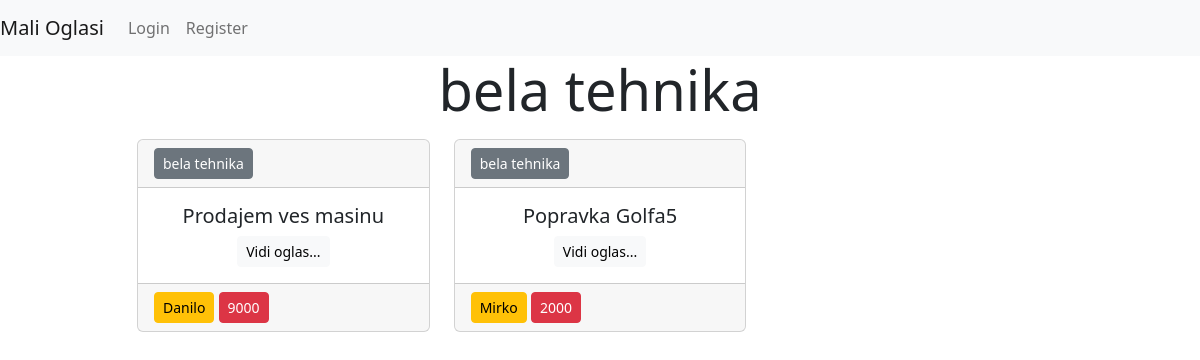
Screenshot of /show.category.php?cat=bela tehnika with the database file from the repository.
### tables this page shows
CREATE TABLE IF NOT EXISTS `oglas` (
  `id` int(11) NOT NULL AUTO_INCREMENT,
  `title` varchar(50) NOT NULL,
  `text` varchar(50) NOT NULL,
  `category` varchar(50) NOT NULL,
  `price` int(11) NOT NULL,
  `user_id` int(11) NOT NULL,
  PRIMARY KEY (`id`),
  KEY `user_id` (`user_id`)
);

CREATE TABLE IF NOT EXISTS `users` (
  `id` int(11) NOT NULL AUTO_INCREMENT,
  `name` varchar(50) NOT NULL,
  `email` varchar(50) NOT NULL,
  `password` varchar(50) NOT NULL,
  PRIMARY KEY (`id`)
);

### function.php (called while the page is built, shortened)
<?php
function db()
{
    $con = mysqli_connect(HOST, USER, PASSWORD, DATABASE) or die("Error");
    return $con;
}
function getCategory($cat){
    $sql = "SELECT *,users.name FROM oglas INNER JOIN users ON oglas.user_id = users.id WHERE oglas.category = '$cat'";
    $query = mysqli_query(db(), $sql);
    $result = mysqli_fetch_all($query,MYSQLI_ASSOC);
    return $result;
}
?>

### show.category.php (the view)
<?php require_once "partials/head.php" ?>
<?php require_once "partials/navbar.php" ?>
<?php $oglasi = getCategory($_GET['cat']);
?>
<div class="container">
    <div class="row">
        <div class="col-10 offset-1">
            <h3 class="display-4 text-center"><?php echo $_GET['cat']?></h3>
            <div class="row">
            <?php foreach($oglasi as $oglas): ?>
                        <div class="col-4">
                            <div class="card mb-2 mt-2">
                                <div class="card-header">
                                    <a href="show.category.php?cat=<?php echo $oglas['category']?>" class="btn btn-secondary btn-sm"><?php echo $oglas['category'];?></a>
                                </div>
                                <div class="card-body text-center">
                                    <h5><?php echo $oglas['title']; ?></h5>
                                    <a href="single.oglas.php?id=<?php echo $oglas['id']; ?>" class="btn btn-light btn-sm">Vidi oglas...</a>
                                </div>
                                <div class="card-footer">
                                    <a href="" class="btn btn-warning btn-sm float-left"><?php echo $oglas['name'];?></a>
                                    <a href="" class="btn btn-danger btn-sm float-right"><?php echo $oglas['price'];?></a>
                                </div>
                            </div>
                        </div>
                    <?php endforeach; ?>
            </div>
        </div>
    </div>
</div>
<?php require_once "partials/footer.php" ?>

### rows the page displays
oglas: category "bela tehnika", title "Prodajem ves masinu", user.name "Danilo", price "9000"
oglas: category "bela tehnika", title "Popravka Golfa5", user.name "Mirko", price "2000"

### other values shown
$_GET['cat'] "bela tehnika"
